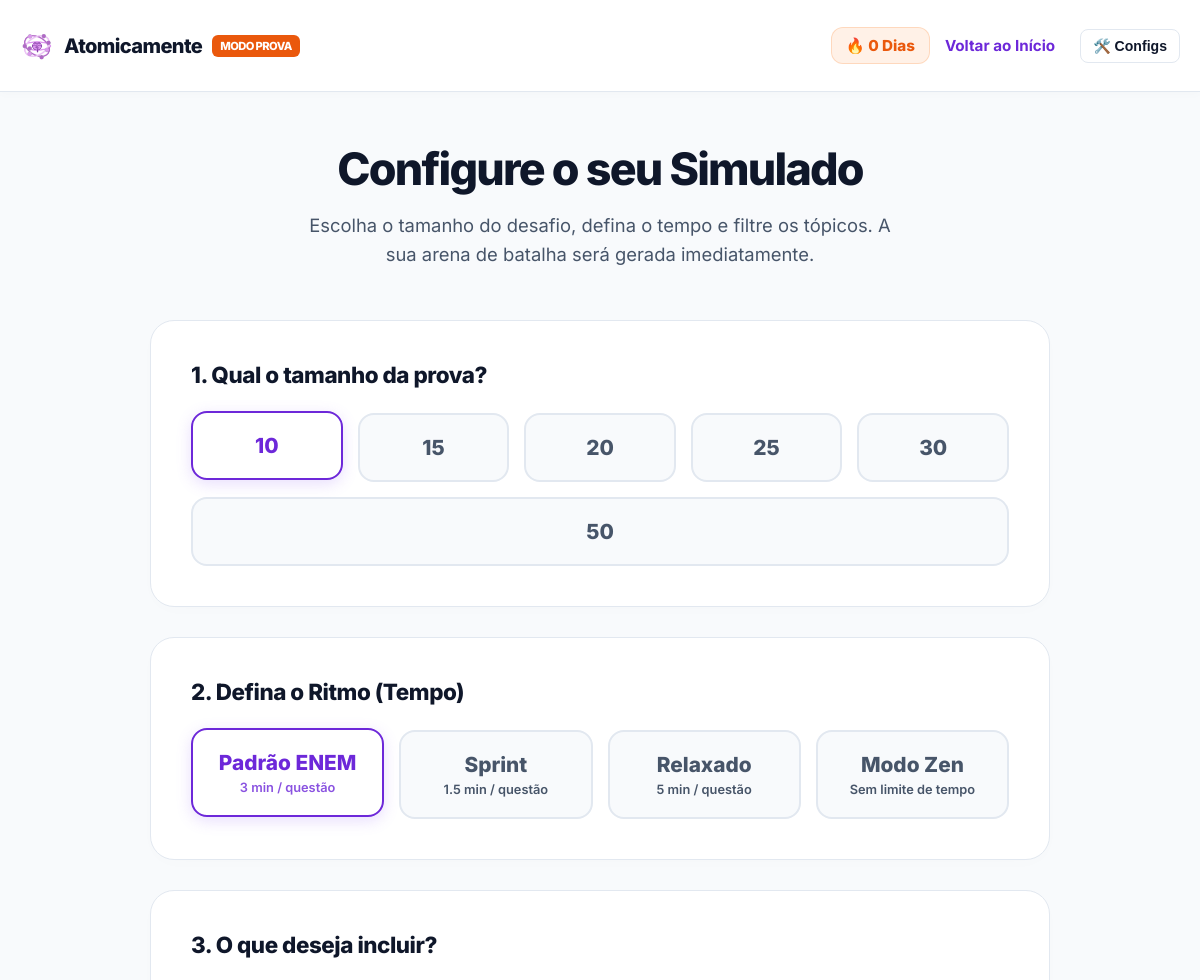
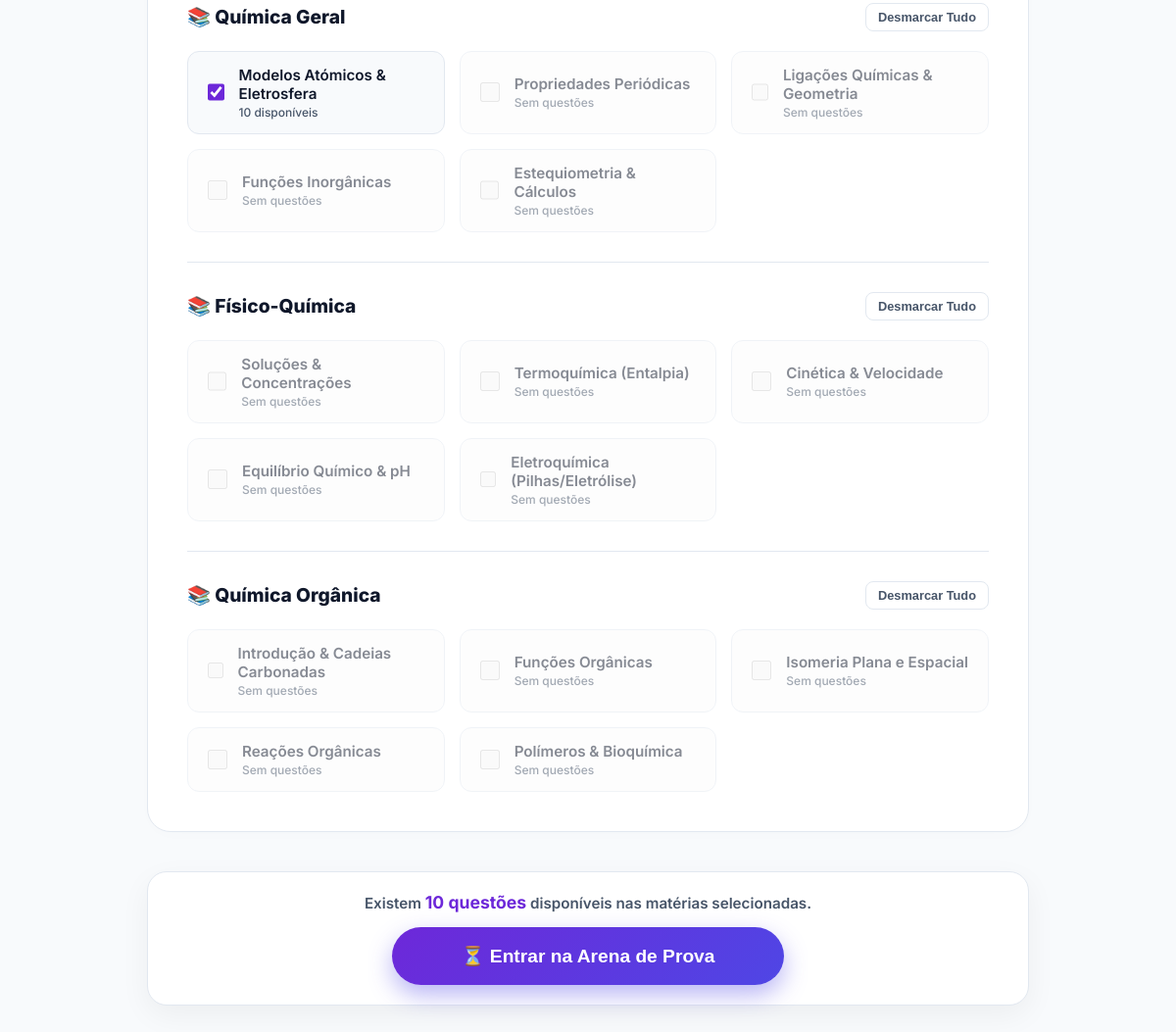
Screenshot of /simulado.php (signed in) with the database file from the repository (2 pictures, top to bottom).
### tables this page shows
CREATE TABLE `users` (
  `id` int(11) NOT NULL,
  `role_id` int(11) NOT NULL,
  `nome` varchar(100) NOT NULL,
  `email` varchar(150) NOT NULL,
  `password_hash` varchar(255) NOT NULL,
  `meta_diaria` int(11) DEFAULT '20',
  `frente_foco` varchar(50) DEFAULT '',
  `streak` int(11) DEFAULT '0',
  `ultimo_estudo` date DEFAULT NULL
);

CREATE TABLE `topicos` (
  `id` int(11) NOT NULL,
  `frente_id` int(11) NOT NULL,
  `nome` varchar(100) NOT NULL,
  `slug` varchar(100) NOT NULL
);

### simulado.php (the view, shortened to what this page needs)
<?php
require_once 'config.php';
$user_id = $_SESSION['user_id'];
try {
    $stmtStreak = $pdo->prepare("SELECT streak FROM users WHERE id = :uid");
    $stmtStreak->execute([':uid' => $user_id]);
    $streak_aluno = $stmtStreak->fetchColumn() ?: 0;
    $stmtMapeamento = $pdo->query("
        SELECT
            f.id as frente_id, f.nome as frente_nome,
            t.id as topico_id, t.nome as topico_nome,
            (SELECT COUNT(*) FROM questions q WHERE q.subtopic_id = t.id) as qtd_questoes
        FROM frentes f
        JOIN topicos t ON f.id = t.frente_id
        ORDER BY f.id ASC, t.id ASC
    ");
    $frentes_agrupadas = [];
    while ($row = $stmtMapeamento->fetch(PDO::FETCH_ASSOC)) {
        $frentes_agrupadas[$row['frente_id']]['nome'] = $row['frente_nome'];
        $frentes_agrupadas[$row['frente_id']]['topicos'][] = [
            'id' => $row['topico_id'],
            'nome' => $row['topico_nome'],
            'qtd' => $row['qtd_questoes']
        ];
    }
} catch (PDOException $e) {
    die("Erro ao carregar configurações: " . $e->getMessage());
}
?>
<!DOCTYPE html>
<html lang="pt-BR">
<head>
  <link rel="stylesheet" href="css/plataforma.css">
</head>
<body class="dash-body">
  <header class="topo-dash">
    <div class="nav-dash">
      <a href="dashboard.php" class="marca-dash">
        <img src="assets/icone-simplificado.png" alt="Logo" style="height: 34px; border-radius: 8px;" />
        Atomicamente <span class="badge-enem" style="font-size: 0.7rem; font-weight: 800; padding: 4px 8px; border-radius: 6px; color: white; background: #ea580c;">MODO PROVA</span>
      </a>
      <div style="display: flex; align-items: center; gap: 15px;">
        <div style="display: flex; align-items: center; gap: 6px; background: rgba(249, 115, 22, 0.1); border: 1px solid rgba(249, 115, 22, 0.2); padding: 8px 14px; border-radius: 12px; font-weight: 800; color: #ea580c; font-size: 0.95rem;">
          🔥 <?php echo $streak_aluno; ?> Dias
        </div>
        <a href="dashboard.php" style="color: var(--roxo-base); text-decoration: none; font-weight: 700; font-size: 0.95rem; margin-right: 10px;">Voltar ao Início</a>
        <div class="menu-dropdown">
          <button onclick="alternarDropdown('drop-config')" style="background: none; border: 1px solid var(--borda); color: var(--texto-principal); padding: 8px 12px; font-size: 0.88rem; border-radius: 8px; font-weight: 600; cursor: pointer;">🛠️ Configs</button>
        </div>
      </div>
    </div>
  </header>
  <form action="prova.php" method="POST" id="formSimulado">
    <div class="container-simulado">
      <div class="hero-simulado">
        <h1 class="titulo-hero">Configure o seu Simulado</h1>
        <p class="subtitulo-hero">Escolha o tamanho do desafio, defina o tempo e filtre os tópicos. A sua arena de batalha será gerada imediatamente.</p>
      </div>
      <div class="secao-config">
        <h2 class="titulo-secao">1. Qual o tamanho da prova?</h2>
        <div class="grid-cards">
          <?php foreach ([10, 15, 20, 25, 30, 50] as $idx => $qtd): ?>
            <label for="qtd_<?php echo $qtd; ?>" class="label-card"><?php echo $qtd; ?></label>
          <?php endforeach; ?>
        </div>
      </div>
      <div class="secao-config">
        <h2 class="titulo-secao">2. Defina o Ritmo (Tempo)</h2>
        <div class="grid-cards">
          <label for="ritmo_padrao" class="label-card">
            Padrão ENEM
            <span class="desc-card">3 min / questão</span>
          </label>
          <label for="ritmo_sprint" class="label-card">
            Sprint
            <span class="desc-card">1.5 min / questão</span>
          </label>
          <label for="ritmo_relax" class="label-card">
            Relaxado
            <span class="desc-card">5 min / questão</span>
          </label>
          <label for="ritmo_livre" class="label-card">
            Modo Zen
            <span class="desc-card">Sem limite de tempo</span>
          </label>
        </div>
      </div>
      <div class="secao-config">
        <h2 class="titulo-secao">3. O que deseja incluir?</h2>
        <?php foreach ($frentes_agrupadas as $frente_id => $frente): ?>
          <div class="frente-bloco">
            <div class="frente-topo">
              <span class="frente-titulo">📚 <?php echo htmlspecialchars($frente['nome']); ?></span>
              <button type="button" class="btn-selecionar-todos" onclick="toggleFrente(<?php echo $frente_id; ?>, this)">Desmarcar Tudo</button>
            </div>
            <div class="grid-topicos" id="grid_frente_<?php echo $frente_id; ?>">
              <?php foreach ($frente['topicos'] as $topico): ?>
                <?php $desativado = $topico['qtd'] == 0; ?>
                <label class="topico-item <?php echo $desativado ? 'desativado' : ''; ?>">
                  <input type="checkbox" name="topicos[]" value="<?php echo $topico['id']; ?>" data-qtd="<?php echo $topico['qtd']; ?>" class="check-custom checkbox-frente-<?php echo $frente_id; ?>" <?php echo $desativado ? 'disabled' : 'checked'; ?>>
                  <div class="topico-info">
                    <span class="topico-nome"><?php echo htmlspecialchars($topico['nome']); ?></span>
                    <span class="topico-badge"><?php echo $desativado ? 'Sem questões' : $topico['qtd'] . ' disponíveis'; ?></span>
                  </div>
                </label>
              <?php endforeach; ?>
            </div>
          </div>
        <?php endforeach; ?>
      </div>
      <div class="barra-acao-fixa">
        <div class="contador-info" id="contadorDisponivel">
        </div>
        <button type="submit" class="btn-gerar" id="btnSubmit">⏳ Entrar na Arena de Prova</button>
      </div>
    </div>
  </form>
</body>
</html>

### css/plataforma.css (style rules this page uses)
:root { --roxo-base: #6d28d9; --roxo-vivo: #8b5cf6; --sucesso: #10b981; --bg-global: #f8fafc; --bg-card: #ffffff; --bg-topo: #ffffff; --bg-dropdown: #ffffff; --borda: #e2e8f0; --texto-principal: #0f172a; --texto-secundario: #475569; --roxo-profundo: #1e1b4b; --bg-hover-radio: #f5f3ff; --sucesso-fundo: #ecfdf5; }
body.dash-body { font-family: 'Inter', system-ui, -apple-system, sans-serif; background-color: var(--bg-global) !important; color: var(--texto-principal) !important; margin: 0; padding: 0; transition: background-color 0.2s ease, color 0.2s ease; }
h1, h2, h3, h4 { color: var(--texto-principal); }
p, span, label { color: var(--texto-principal); }
.topo-dash { background-color: var(--bg-topo) !important; border-bottom: 1px solid var(--borda) !important; padding: 15px 0; position: sticky; top: 0; z-index: 100; transition: background-color 0.2s ease, border-color 0.2s ease; }
.nav-dash { display: flex; justify-content: space-between; align-items: center; }
.marca-dash { display: flex; align-items: center; gap: 10px; font-weight: 800; font-size: 1.2rem; color: var(--texto-principal) !important; text-decoration: none; }
.badge-enem { background: #f59e0b; color: white; font-size: 0.7rem; padding: 2px 6px; border-radius: 4px; font-weight: bold; }
.menu-dropdown { position: relative !important; display: inline-block !important; }

### rows the page displays
users: streak "0"
topicos: nome "Modelos Atómicos & Eletrosfera", qtd "10"
topicos: nome "Propriedades Periódicas", shows "Sem questões"
topicos: nome "Ligações Químicas & Geometria", shows "Sem questões"
topicos: nome "Funções Inorgânicas", shows "Sem questões"
topicos: nome "Estequiometria & Cálculos", shows "Sem questões"
topicos: nome "Soluções & Concentrações", shows "Sem questões"
topicos: nome "Termoquímica (Entalpia)", shows "Sem questões"
topicos: nome "Cinética & Velocidade", shows "Sem questões"
topicos: nome "Equilíbrio Químico & pH", shows "Sem questões"
topicos: nome "Eletroquímica (Pilhas/Eletrólise)", shows "Sem questões"
topicos: nome "Introdução & Cadeias Carbonadas", shows "Sem questões"
topicos: nome "Funções Orgânicas", shows "Sem questões"
topicos: nome "Isomeria Plana e Espacial", shows "Sem questões"
topicos: nome "Reações Orgânicas", shows "Sem questões"
topicos: nome "Polímeros & Bioquímica", shows "Sem questões"

### other values shown
$qtd "10"
$qtd "15"
$qtd "20"
$qtd "25"
$qtd "30"
$qtd "50"
$frente['nome'] "Química Geral"
$frente['nome'] "Físico-Química"
$frente['nome'] "Química Orgânica"
